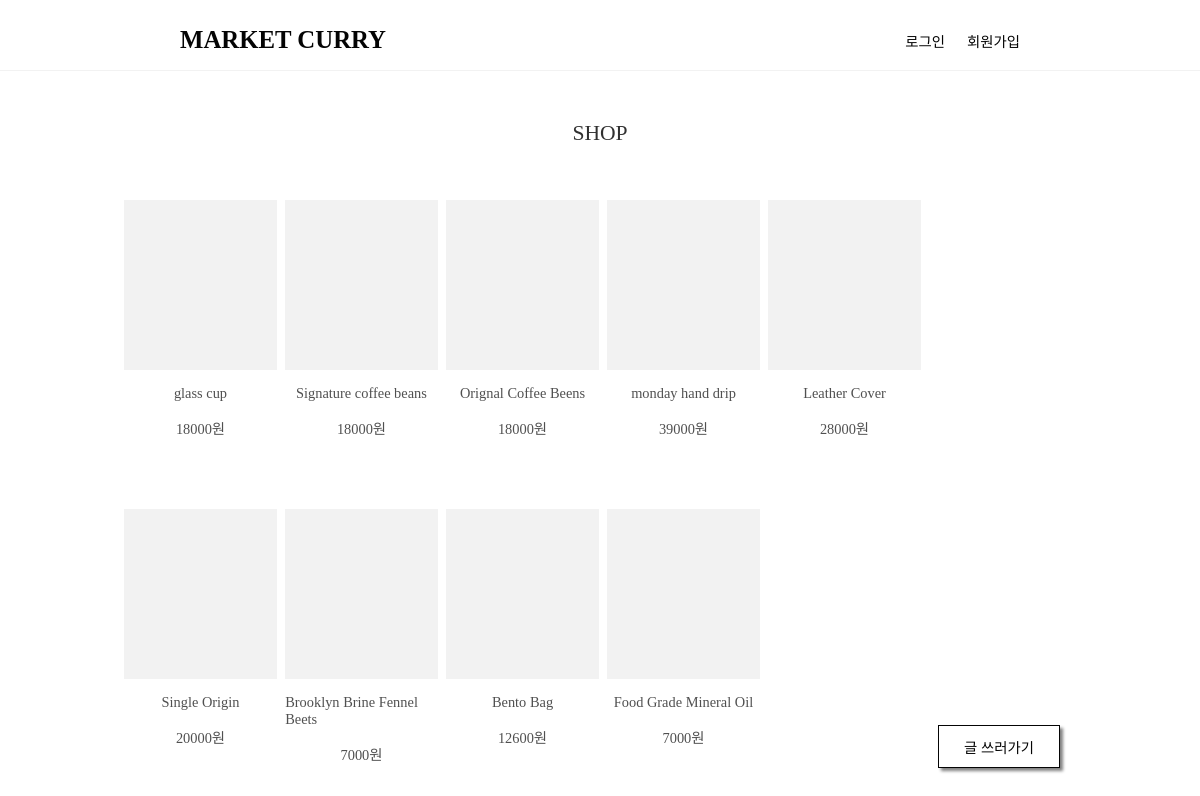
The page / on the database its author committed.
### app/models.py (models this page shows, shortened)
class Post(models.Model):
    title = models.CharField(max_length=200)
    img_url = models.TextField(null=True, blank=True)
    price = models.IntegerField(null=True, blank=True)
    content = models.TextField(null=True, blank=True)
    author = models.ForeignKey(User, on_delete=models.CASCADE, related_name='posts')

### app/views.py (the view)
# urls.py: 2. Add a URL to urlpatterns:  path('', views.home, name='home')
def home(request):
    posts = Post.objects.all()
    return render(request, 'home.html', { 'posts': posts })

### app/templates/home.html (shortened to what this page needs)
{% extends 'base.html' %}
{% block content %}
<main>
     <p class="shop-title">SHOP</p>
     <div class="post-item-box">
  {% for post in posts %}
        <div class="post-item">
          <a href="{% url 'detail' post.pk %}" class="post-img" style="background-image : url('{{ post.img_url }}'); background-size:cover; background-position:center center"></a>
          <a href="{% url 'detail' post.pk %}" class="post-title">{{ post.title }}</a>
          <p class="post-price">{{ post.price }}원</p>
        </div>
  {% endfor %}
  </div>
    </main>
  <a href="{% url 'new' %}" class="new">글 쓰러가기</a>
{% endblock content %}

### app/static/base.css (style rules this page uses)
body { margin : 0; background-color : white; color : #303030; position : relative; font-size : 90%; }
ul, li, p, h2 { margin : 0; padding : 0; text-decoration : none; list-style:none; }
a { color : #040404; text-decoration : none; }
main { display : flex; flex-direction : column; align-items : center; }
.shop-title { font-size : 1.35rem; margin : 50px; }
.post-item-box { display : flex; flex-wrap : wrap; margin-left : auto; margin-right : auto; width : 80%; }
.post-item { width : 15.9%; height : 300px; margin: 4.2px; display : flex; flex-direction : column; align-items : center; position : relative; }
.post-img { width : 100%; height : 170px; background-color : #f2f2f2; }
.post-title, .post-price { margin-top : 15px; color : #505050; }
a.new { position : fixed; bottom : 45px; right : 140px; border : 1px solid; padding : 10px; width : 100px; background-color : white; text-align : center; box-shadow: 3px 3px 3px gray; }

### rows shown on the page
Post: title "glass cup", price "18000"
Post: title "Signature coffee beans", price "18000"
Post: title "Orignal Coffee Beens", price "18000"
Post: title "monday hand drip", price "39000"
Post: title "Leather Cover", price "28000"
Post: title "Single Origin", price "20000"
Post: title "Brooklyn Brine Fennel Beets", price "7000"
Post: title "Bento Bag", price "12600"
Post: title "Food Grade Mineral Oil", price "7000"
